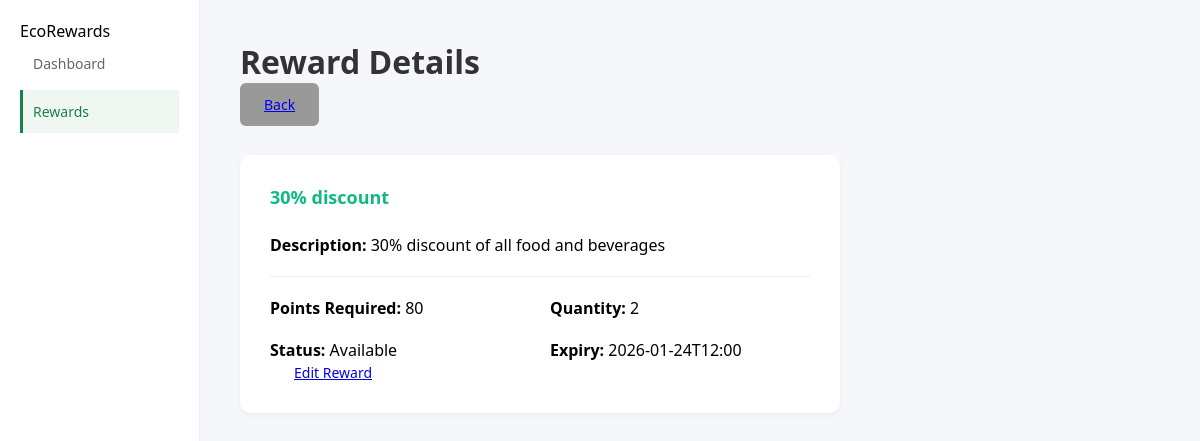
The page /Partners/partner/rewards/viewReward.php?id=3 (signed in) on the database its author committed.
### tables this page shows
CREATE TABLE `rewards` (
  `id` int(11) NOT NULL,
  `partners_id` int(11) NOT NULL,
  `name` varchar(20) DEFAULT NULL,
  `description` varchar(50) NOT NULL,
  `quantity` int(11) NOT NULL,
  `points_required` int(11) NOT NULL,
  `expired_at` varchar(30) NOT NULL,
  `status` enum('available','outofstock','expired') NOT NULL DEFAULT 'available',
  `created_at` varchar(30) NOT NULL
);

### Partners/partner/rewards/viewReward.php (the view, shortened to what this page needs)
<?php
include "../../php/db.php";
$partnerId = $_SESSION['partner_id'];
$query = "SELECT * FROM partners WHERE id = '$partnerId'";
$result = mysqli_query($conn, $query);
$partner = mysqli_fetch_assoc($result);
$rewardId = mysqli_real_escape_string($conn, $_GET['id']);
$query = "SELECT * FROM rewards WHERE id = '$rewardId' AND partners_id = '{$partner['id']}'";
$result = mysqli_query($conn, $query);
$row = mysqli_fetch_assoc($result);
?>
<!DOCTYPE html>
<html lang="en">
<head>
    <link rel="stylesheet" href="../../assets/style.css">
</head>
<body>
<div class="app-layout">
    <aside class="sidebar">
        <div class="sidebar-top"><div class="logo">EcoRewards</div></div>
        <nav class="nav">
            <a href="../partner_homepage.php" class="nav-item">Dashboard</a>
            <a href="rewards.php" class="nav-item active">Rewards</a>
        </nav>
    </aside>
    <main class="main">
        <header class="main-header">
            <h1>Reward Details</h1>
            <a href="rewards.php" class="btn" style="background:#999;">Back</a>
        </header>
        <div class="card" style="max-width: 600px;">
            <h2 style="color:#10b981;"><?= htmlspecialchars($row['name']) ?></h2>
            <p><strong>Description:</strong> <?= nl2br(htmlspecialchars($row['description'])) ?></p>
            <hr style="margin: 20px 0; border:0; border-top:1px solid #eee;">
            <div style="display: grid; grid-template-columns: 1fr 1fr; gap: 20px;">
                <p><strong>Points Required:</strong> <?= $row['points_required'] ?></p>
                <p><strong>Quantity:</strong> <?= $row['quantity'] ?></p>
                <p><strong>Status:</strong> <?= ucfirst($row['status']) ?></p>
                <p><strong>Expiry:</strong> <?= $row['expired_at'] ?></p>
            </div>
            <a href="editReward.php?id=<?= $row['id'] ?>" class="btn btn-block" style="margin-top:20px;">Edit Reward</a>
        </div>
    </main>
</div>
</body>
</html>

### Partners/assets/style.css (style rules this page uses)
* { margin: 0; padding: 0; box-sizing: border-box; font-family: 'Segoe UI', Tahoma, Geneva, Verdana, sans-serif; }
body { background: #f6f7fb; }
.app-layout, .container { display: flex; }
.app-layout { min-height: calc(100vh - 60px); }
.sidebar { width: 200px; background: #ffffff; border-right: 1px solid #eee; padding: 20px; }
nav { display: flex; flex-direction: column; }
nav a { padding: 12px 10px; text-decoration: none; color: #666; border-left: 3px solid transparent; margin-bottom: 5px; font-size: 14px; }
nav a:hover, nav a.active { background: #f0f7f3; border-left-color: #1b7f4b; color: #1b7f4b; }
.main, .content { flex: 1; padding: 40px; overflow-y: auto; }
.main-header { margin-bottom: 40px; }
.main-header h1 { font-size: 32px; color: #333; margin-bottom: 10px; font-weight: 600; }
.card { background: white; border-radius: 10px; padding: 30px; box-shadow: 0 2px 5px rgba(0,0,0,0.05); margin-bottom: 30px; }
.card h2 { font-size: 18px; color: #333; margin-bottom: 25px; font-weight: 600; }
.btn { padding: 12px 24px; border: none; border-radius: 6px; font-size: 14px; cursor: pointer; font-weight: 500; transition: background 0.3s; }

### rows shown on the page
rewards: name "30% discount", description "30% discount of all food and beverages", points_required "80", quantity "2", status "Available", expired_at "2026-01-24T12:00"
